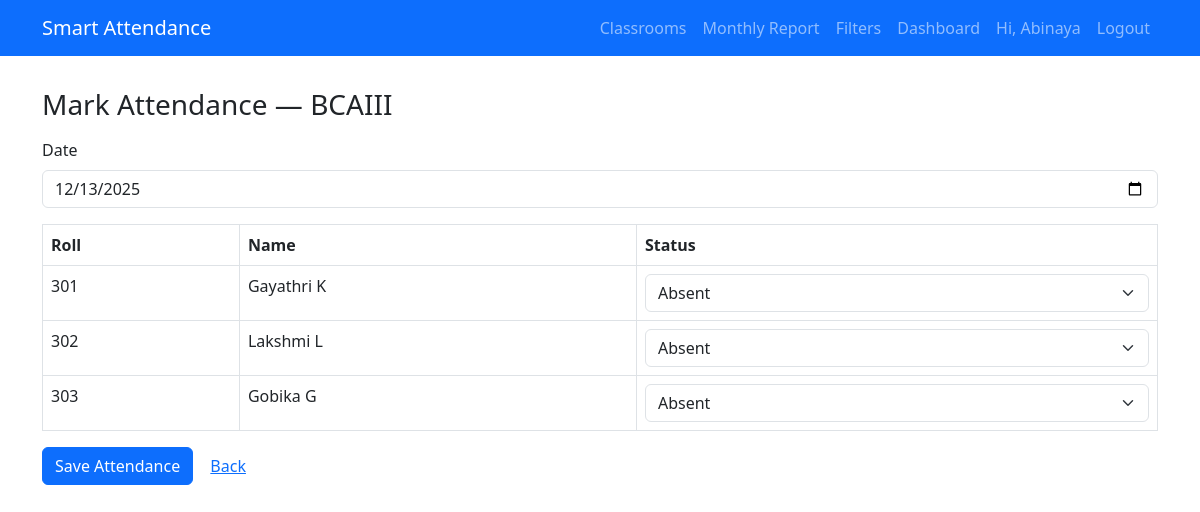
Screenshot of /classrooms/3/attendance/mark/ (signed in) with the database file from the repository.
### school/models.py (models this page shows, shortened)
class Classroom(models.Model):
    name = models.CharField(max_length=120)
    teacher = models.ForeignKey(
        User,
        on_delete=models.SET_NULL,
        null=True,
        blank=True,
        related_name='classrooms'
    )
    created_at = models.DateTimeField(auto_now_add=True)

class Student(models.Model):
    classroom = models.ForeignKey(Classroom, on_delete=models.CASCADE, related_name='students')
    name = models.CharField(max_length=120)
    roll_number = models.CharField(max_length=50)
    created_at = models.DateTimeField(auto_now_add=True)
    class Meta:
        unique_together = ('classroom', 'roll_number')
        ordering = ['roll_number']

### school/views.py (the view, shortened to what this page needs)
# urls.py: path('classrooms/<int:pk>/attendance/mark/', views.mark_attendance, name='mark_attendance'),
@require_http_methods(["GET", "POST"])
@login_required
def mark_attendance(request, pk):
    classroom = get_object_or_404(Classroom, pk=pk)
    students = classroom.students.all().order_by('roll_number')
    selected_date = request.GET.get('date') or date.today().isoformat()
    attendance_map = {}
    for att in Attendance.objects.filter(student__in=students, date=selected_date):
        attendance_map[att.student_id] = att.status
    student_status = []
    for s in students:
        student_status.append({
            'student': s,
            'status': attendance_map.get(s.id, 'A')  # default A
        })
    return render(request, 'school/mark_attendance.html', {
        'classroom': classroom,
        'student_status': student_status,
        'date': selected_date,
    })

### school/templates/school/mark_attendance.html (shortened to what this page needs)
{% extends 'school/base.html' %}
{% block content %}
<h3 class="my-3">Mark Attendance — {{ classroom.name }}</h3>
<form method="post">
  <div class="mb-3">
    <label class="form-label">Date</label>
    <input class="form-control" type="date" name="date" value="{{ date }}">
  </div>
  <table class="table table-bordered">
    <thead><tr><th>Roll</th><th>Name</th><th>Status</th></tr></thead>
    <tbody>
      {% for item in student_status %}
      <tr>
        <td>{{ item.student.roll_number }}</td>
        <td>{{ item.student.name }}</td>
        <td>
          <select name="status_{{ item.student.id }}" class="form-select">
            <option value="A" {% if item.status == 'A' %}selected{% endif %}>Absent</option>
          </select>
        </td>
      </tr>
      {% endfor %}
    </tbody>
  </table>
  <button class="btn btn-primary" type="submit">Save Attendance</button>
  <a href="{% url 'school:classroom_list' %}" class="btn btn-link">Back</a>
</form>
{% endblock %}

### school/templates/school/base.html (shortened to what this page needs)
<!doctype html>
<html>
<head>
  <link href="https://cdn.jsdelivr.net/npm/bootstrap@5.3.0/dist/css/bootstrap.min.css" rel="stylesheet">
</head>
<body>
<nav class="navbar navbar-expand-lg navbar-dark bg-primary fixed-top">
  <div class="container">
    <a class="navbar-brand" href="{% url 'school:home' %}">Smart Attendance</a>
    <div class="collapse navbar-collapse" id="navmenu">
      <ul class="navbar-nav ms-auto">
        <li class="nav-item"><a class="nav-link" href="{% url 'school:classroom_list' %}">Classrooms</a></li>
        <li class="nav-item"><a class="nav-link" href="{% url 'school:monthly_report' %}">Monthly Report</a></li>
        <li class="nav-item"><a class="nav-link" href="{% url 'school:attendance_filter' %}">Filters</a></li>
        <li class="nav-item"><a class="nav-link" href="{% url 'school:dashboard' %}">Dashboard</a></li>
        {% if user.is_authenticated %}
          <li class="nav-item"><span class="nav-link">Hi, {{ user.username }}</span></li>
          <li class="nav-item"><a class="nav-link" href="/admin/logout/">Logout</a></li>
        {% else %}
          <li class="nav-item"><a class="nav-link" href="/admin/login/">Login</a></li>
        {% endif %}
      </ul>
    </div>
  </div>
</nav>
<div class="container">
  {% block content %}{% endblock %}
</div>
</body>
</html>

### school/templates/school/base.html (style rules this page uses)
body { padding-top: 72px; }

### rows the page displays
Classroom: name "BCAIII"
Student: student.roll_number "301", student.name "Gayathri K", id "Absent"
Student: student.roll_number "302", student.name "Lakshmi L", id "Absent"
Student: student.roll_number "303", student.name "Gobika G", id "Absent"

### other values shown
{{ user.username }} "Abinaya"
